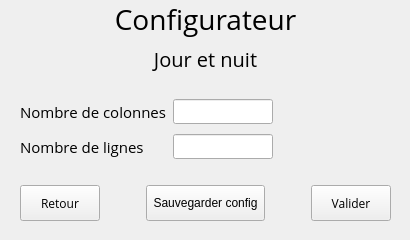
<?xml version="1.0" encoding="UTF-8"?>
<ui version="4.0">
 <class>ConfigDayAndNightAutomatonWindow</class>
 <widget class="QWidget" name="ConfigDayAndNightAutomatonWindow">
  <property name="geometry">
   <rect>
    <x>0</x>
    <y>0</y>
    <width>410</width>
    <height>240</height>
   </rect>
  </property>
  <property name="sizePolicy">
   <sizepolicy hsizetype="Fixed" vsizetype="Fixed">
    <horstretch>0</horstretch>
    <verstretch>0</verstretch>
   </sizepolicy>
  </property>
  <property name="minimumSize">
   <size>
    <width>410</width>
    <height>240</height>
   </size>
  </property>
  <property name="maximumSize">
   <size>
    <width>410</width>
    <height>240</height>
   </size>
  </property>
  <property name="windowTitle">
   <string>Configurateur Jour et nuit</string>
  </property>
  <widget class="QWidget" name="verticalLayoutWidget">
   <property name="geometry">
    <rect>
     <x>0</x>
     <y>0</y>
     <width>411</width>
     <height>241</height>
    </rect>
   </property>
   <layout class="QVBoxLayout" name="verticalLayout">
    <property name="sizeConstraint">
     <enum>QLayout::SetDefaultConstraint</enum>
    </property>
    <item>
     <widget class="QLabel" name="configLabel">
      <property name="enabled">
       <bool>true</bool>
      </property>
      <property name="sizePolicy">
       <sizepolicy hsizetype="Preferred" vsizetype="Fixed">
        <horstretch>0</horstretch>
        <verstretch>0</verstretch>
       </sizepolicy>
      </property>
      <property name="font">
       <font>
        <family>Open Sans</family>
        <pointsize>21</pointsize>
       </font>
      </property>
      <property name="text">
       <string>Configurateur</string>
      </property>
      <property name="alignment">
       <set>Qt::AlignCenter</set>
      </property>
     </widget>
    </item>
    <item>
     <widget class="QLabel" name="automatonLabel">
      <property name="enabled">
       <bool>true</bool>
      </property>
      <property name="sizePolicy">
       <sizepolicy hsizetype="Preferred" vsizetype="Fixed">
        <horstretch>0</horstretch>
        <verstretch>0</verstretch>
       </sizepolicy>
      </property>
      <property name="font">
       <font>
        <family>Open Sans</family>
        <pointsize>15</pointsize>
       </font>
      </property>
      <property name="text">
       <string>Jour et nuit</string>
      </property>
      <property name="alignment">
       <set>Qt::AlignCenter</set>
      </property>
     </widget>
    </item>
    <item>
     <layout class="QFormLayout" name="formLayout">
      <property name="sizeConstraint">
       <enum>QLayout::SetMinimumSize</enum>
      </property>
      <property name="fieldGrowthPolicy">
       <enum>QFormLayout::ExpandingFieldsGrow</enum>
      </property>
      <property name="labelAlignment">
       <set>Qt::AlignLeading|Qt::AlignLeft|Qt::AlignTop</set>
      </property>
      <property name="formAlignment">
       <set>Qt::AlignLeading|Qt::AlignLeft|Qt::AlignTop</set>
      </property>
      <property name="verticalSpacing">
       <number>10</number>
      </property>
      <property name="leftMargin">
       <number>20</number>
      </property>
      <property name="topMargin">
       <number>20</number>
      </property>
      <property name="rightMargin">
       <number>20</number>
      </property>
      <property name="bottomMargin">
       <number>20</number>
      </property>
      <item row="1" column="0">
       <widget class="QLabel" name="cellNbLabel">
        <property name="font">
         <font>
          <family>Open Sans</family>
          <pointsize>11</pointsize>
         </font>
        </property>
        <property name="text">
         <string>Nombre de colonnes</string>
        </property>
       </widget>
      </item>
      <item row="1" column="1">
       <widget class="QLineEdit" name="stateNbLineEdit">
        <property name="maximumSize">
         <size>
          <width>100</width>
          <height>16777215</height>
         </size>
        </property>
        <property name="font">
         <font>
          <family>Open Sans</family>
         </font>
        </property>
       </widget>
      </item>
      <item row="2" column="0">
       <widget class="QLabel" name="stateNbLabel">
        <property name="font">
         <font>
          <family>Open Sans</family>
          <pointsize>11</pointsize>
         </font>
        </property>
        <property name="text">
         <string>Nombre de lignes</string>
        </property>
       </widget>
      </item>
      <item row="2" column="1">
       <widget class="QLineEdit" name="cellNbLineEdit">
        <property name="maximumSize">
         <size>
          <width>100</width>
          <height>16777215</height>
         </size>
        </property>
        <property name="font">
         <font>
          <family>Open Sans</family>
         </font>
        </property>
       </widget>
      </item>
     </layout>
    </item>
    <item>
     <layout class="QHBoxLayout" name="buttonLayout">
      <property name="sizeConstraint">
       <enum>QLayout::SetDefaultConstraint</enum>
      </property>
      <property name="leftMargin">
       <number>20</number>
      </property>
      <property name="topMargin">
       <number>0</number>
      </property>
      <property name="rightMargin">
       <number>20</number>
      </property>
      <property name="bottomMargin">
       <number>20</number>
      </property>
      <item alignment="Qt::AlignRight">
       <widget class="QPushButton" name="returnButton">
        <property name="sizePolicy">
         <sizepolicy hsizetype="Minimum" vsizetype="Minimum">
          <horstretch>0</horstretch>
          <verstretch>0</verstretch>
         </sizepolicy>
        </property>
        <property name="maximumSize">
         <size>
          <width>100</width>
          <height>100</height>
         </size>
        </property>
        <property name="font">
         <font>
          <family>Open Sans</family>
          <pointsize>9</pointsize>
         </font>
        </property>
        <property name="cursor">
         <cursorShape>PointingHandCursor</cursorShape>
        </property>
        <property name="layoutDirection">
         <enum>Qt::RightToLeft</enum>
        </property>
        <property name="text">
         <string>Retour</string>
        </property>
       </widget>
      </item>
      <item>
       <widget class="QPushButton" name="pushButton">
        <property name="sizePolicy">
         <sizepolicy hsizetype="Minimum" vsizetype="Minimum">
          <horstretch>0</horstretch>
          <verstretch>0</verstretch>
         </sizepolicy>
        </property>
        <property name="maximumSize">
         <size>
          <width>150</width>
          <height>100</height>
         </size>
        </property>
        <property name="font">
         <font>
          <pointsize>9</pointsize>
         </font>
        </property>
        <property name="text">
         <string>Sauvegarder config</string>
        </property>
       </widget>
      </item>
      <item alignment="Qt::AlignLeft">
       <widget class="QPushButton" name="validateButton">
        <property name="sizePolicy">
         <sizepolicy hsizetype="Minimum" vsizetype="Minimum">
          <horstretch>0</horstretch>
          <verstretch>0</verstretch>
         </sizepolicy>
        </property>
        <property name="maximumSize">
         <size>
          <width>100</width>
          <height>100</height>
         </size>
        </property>
        <property name="font">
         <font>
          <family>Open Sans</family>
          <pointsize>9</pointsize>
         </font>
        </property>
        <property name="cursor">
         <cursorShape>PointingHandCursor</cursorShape>
        </property>
        <property name="layoutDirection">
         <enum>Qt::RightToLeft</enum>
        </property>
        <property name="text">
         <string>Valider</string>
        </property>
       </widget>
      </item>
     </layout>
    </item>
   </layout>
  </widget>
 </widget>
 <resources/>
 <connections/>
</ui>
